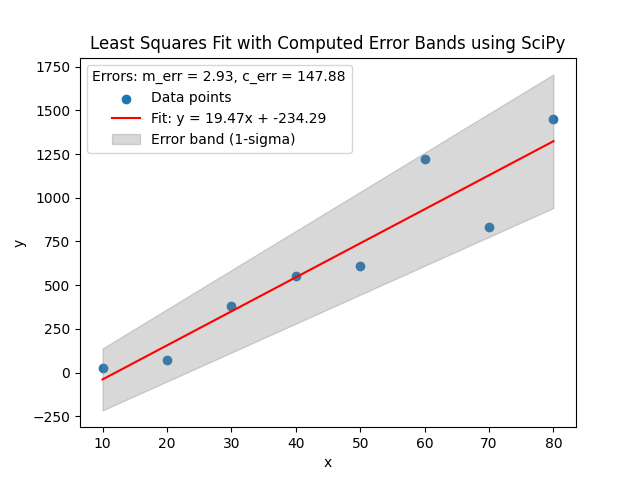

Write the Python code that produced this figure.
import numpy as np
import matplotlib.pyplot as plt
from scipy.optimize import curve_fit


def linear_model(x, m, c):
    return m * x + c


# Sample data: x and y values
x = np.array([10, 20, 30, 40, 50, 60, 70, 80])
y = np.array([25, 70, 380, 550, 610, 1220, 830, 1450])

# Perform least squares fit using curve_fit
p_opt, p_cov = curve_fit(linear_model, x, y)

# Extract the fitted slope and intercept
m_fit, c_fit = p_opt

# Extract the standard deviations (square root of the diagonal of the covariance matrix)
m_err, c_err = np.sqrt(np.diag(p_cov))

# Calculate the fitted y-values
y_fit = linear_model(x, m_fit, c_fit)

# Generate upper and lower bounds for the fit based on the computed errors
# We'll use 1-sigma uncertainty for the error region
y_upper = linear_model(x, m_fit + m_err, c_fit + c_err)
y_lower = linear_model(x, m_fit - m_err, c_fit - c_err)

# Plot the original data points
plt.scatter(x, y, label='Data points')

# Plot the least-squares fit line
plt.plot(x, y_fit, color='red', label=f'Fit: y = {m_fit:.2f}x + {c_fit:.2f}')

# Plot the shaded area representing the uncertainty in the fit
plt.fill_between(x, y_lower, y_upper, color='gray',
                 alpha=0.3, label='Error band (1-sigma)')

# Show computed errors for slope and intercept in the plot's legend
plt.legend(title=f'Errors: m_err = {m_err:.2f}, c_err = {c_err:.2f}')

# Add labels and title
plt.xlabel('x')
plt.ylabel('y')
plt.title('Least Squares Fit with Computed Error Bands using SciPy')

# Show the plot
plt.savefig('least-square-linear3.png')
plt.show()
